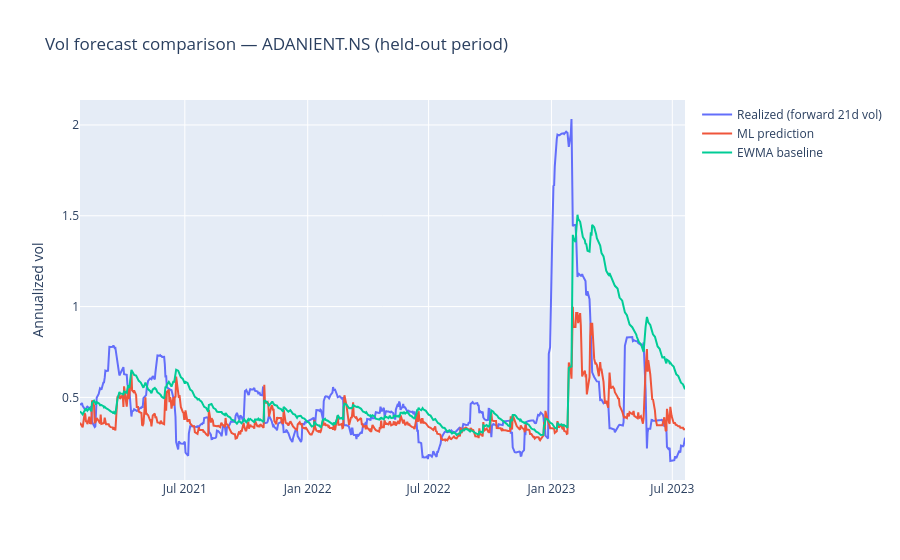

The notebook cell this image was saved under:
### Code cell
fig = go.Figure()
sample_asset = prices.columns[0]
sample = holdout_rows[holdout_rows["asset"] == sample_asset].sort_values("date")
fig.add_trace(go.Scatter(x=sample["date"], y=sample["label"], name="Realized (forward 21d vol)", mode="lines"))
fig.add_trace(go.Scatter(x=sample["date"], y=vol_model.predict(sample[FEATURE_COLS]), name="ML prediction", mode="lines"))
fig.add_trace(go.Scatter(x=sample["date"], y=sample["ewma_baseline"], name="EWMA baseline", mode="lines"))
fig.update_layout(title=f"Vol forecast comparison — {sample_asset} (held-out period)", yaxis_title="Annualized vol", hovermode="x unified")
fig.show()

### Figure 1 — Plotly figure (JSON) as saved in the notebook; plotly's stock layout.template omitted (floating-point values rounded to 4 significant figures; data arrays with more than 128 entries replaced by an {"elided": "..."} marker saying what was removed)
{"data": [{"mode": "lines", "name": "Realized (forward 21d vol)", "type": "scatter", "x": {"elided": "616 str values"}, "y": {"elided": "616 float values"}}, {"mode": "lines", "name": "ML prediction", "type": "scatter", "x": {"elided": "616 str values"}, "y": {"elided": "616 float values"}}, {"mode": "lines", "name": "EWMA baseline", "type": "scatter", "x": {"elided": "616 str values"}, "y": {"elided": "616 float values"}}], "layout": {"hovermode": "x unified", "title": {"text": "Vol forecast comparison — ADANIENT.NS (held-out period)"}, "yaxis": {"title": {"text": "Annualized vol"}}}}
